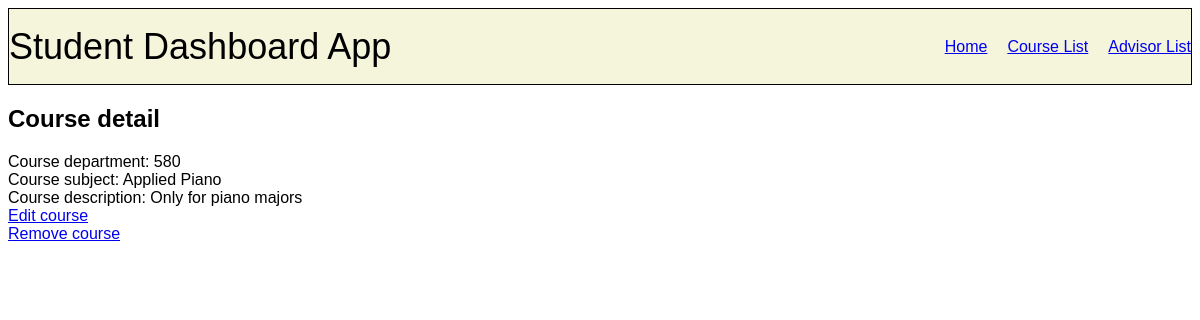
Page /course_detail/8 on the committed database.
### student/models.py (models this page shows, shortened)
class Course(models.Model):
    dept = models.CharField(max_length=3)
    course_num = models.IntegerField()
    subject = models.CharField(max_length=50)
    description = models.TextField(blank=True)
    students = models.ManyToManyField(Student, blank=True, related_name="courses")
    class Meta:
        ordering = ['dept']

### student/views.py (the view)
# urls.py: path("course_detail/<int:id>", views.course_detail, name="course_detail"),
def course_detail(request, id):
    course = get_object_or_404(Course, pk=id)
    return render(request, "student/course_detail.html", {"course": course})

### student/templates/student/course_detail.html
{% extends "student/layout.html" %}
{% block body %}
    <h2>Course detail</h2>
    <div id="course-detail-container">
        <div>
            Course department: {{course.course_dept}} {{course.course_num}}
        </div>
        <div>
            Course subject: {{course.subject}}
        </div>
        <div class="course-description">
            Course description:  {{course.description}}
        </div>
    </div>
    <div>
        <a href="{% url 'edit_course' id=course.id %}">Edit course</a>
    </div>
    <div>
        <a href="{% url 'remove_course' id=course.id %}">Remove course</a>
    </div>
{% endblock %}

### student/static/student/styles.css (style rules this page uses)
body { font-family: 'Gill Sans', 'Gill Sans MT', Calibri, 'Trebuchet MS', sans-serif; }
.course-description { width: 400px; }

### rows in the picture
Course: course_num "580", subject "Applied Piano", description "Only for piano majors"
